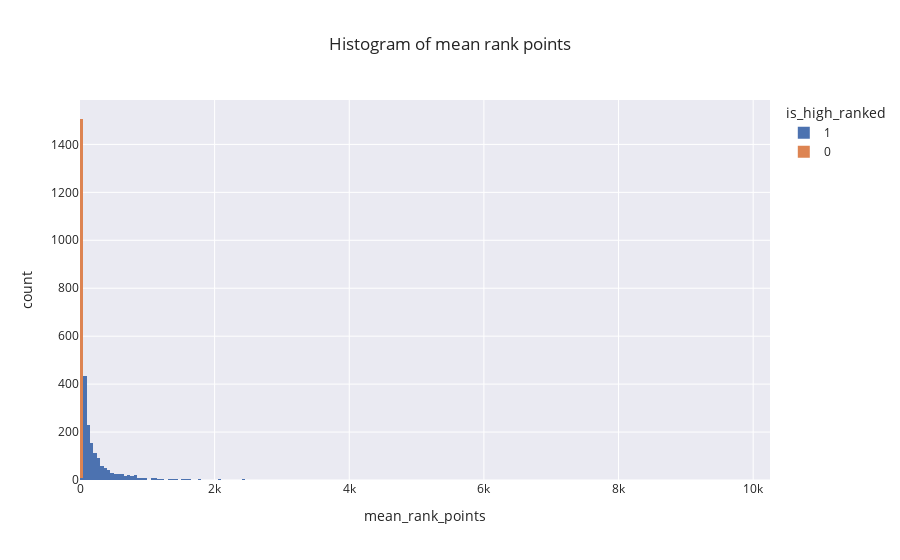

Notebook code for this chart:
### Markdown cell above
#### Median splitting

### Code cell
df_players_complete['is_high_ranked'] = np.digitize(df_players_complete['mean_rank_points'], bins=[df_players_complete['mean_rank_points'].median()])
print(df_players_complete['is_high_ranked'].value_counts())
px.histogram(df_players_complete, x="mean_rank_points", color="is_high_ranked", title="Histogram of mean rank points")

### Figure 1 — Plotly figure (JSON) as saved in the notebook; plotly's stock layout.template omitted (floating-point values rounded to 4 significant figures; data arrays with more than 128 entries replaced by an {"elided": "..."} marker saying what was removed)
{"data": [{"alignmentgroup": "True", "bingroup": "x", "hovertemplate": "is_high_ranked=1<br>mean_rank_points=%{x}<br>count=%{y}<extra></extra>", "legendgroup": "1", "marker": {"color": "rgb(76,114,176)", "pattern": {"shape": ""}}, "name": "1", "offsetgroup": "1", "orientation": "v", "showlegend": true, "type": "histogram", "x": {"elided": "1499 float values"}, "xaxis": "x", "yaxis": "y"}, {"alignmentgroup": "True", "bingroup": "x", "hovertemplate": "is_high_ranked=0<br>mean_rank_points=%{x}<br>count=%{y}<extra></extra>", "legendgroup": "0", "marker": {"color": "rgb(221,132,82)", "pattern": {"shape": ""}}, "name": "0", "offsetgroup": "0", "orientation": "v", "showlegend": true, "type": "histogram", "x": {"elided": "1498 float values"}, "xaxis": "x", "yaxis": "y"}], "layout": {"barmode": "relative", "legend": {"title": {"text": "is_high_ranked"}, "tracegroupgap": 0}, "title": {"text": "Histogram of mean rank points"}, "xaxis": {"anchor": "y", "domain": [0, 1], "title": {"text": "mean_rank_points"}}, "yaxis": {"anchor": "x", "domain": [0, 1], "title": {"text": "count"}}}}
